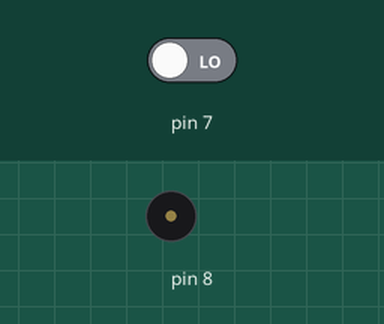
Recording of a sketch running on a simulated Arduino Uno, built with avr-gcc and run on an emulated ATmega328P. Parts: buzzer (waves = sounding). The test bench sets the inputs (shaded band); at power-on: pin 7 LOW.

Above: at 1.2 s.
1.3 s: pin 7 driven HIGH
At 2.4 s:
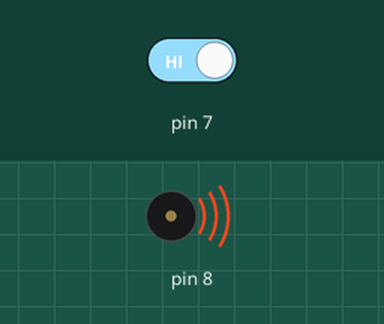
2.8 s: pin 7 driven LOW
At 3.5 s:
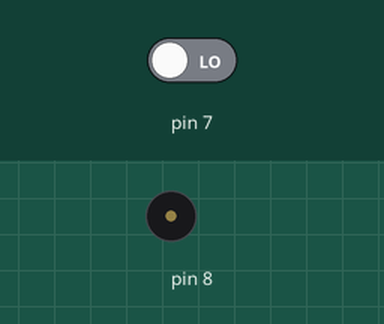
Timing chart, 0 to 5.8 s (numbered marks = the images above; inputs shaded):
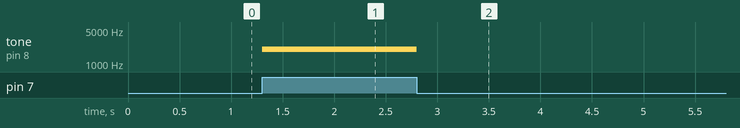

Measured:
- after the input at 1.3 s, tone on pin 8: silent → 2000 Hz at once
- after the input at 2.8 s, tone on pin 8: 2000 Hz → silent at once

The sketch:

piezzoBuzzer.ino
```cpp
void setup() {
  // put your setup code here, to run once:
pinMode(7, INPUT);
}

void loop() {
  // put your main code here, to run repeatedly:
if (digitalRead(7)== HIGH) {
  tone(8, 2000);
}else{
  noTone(8);
}
}
```
